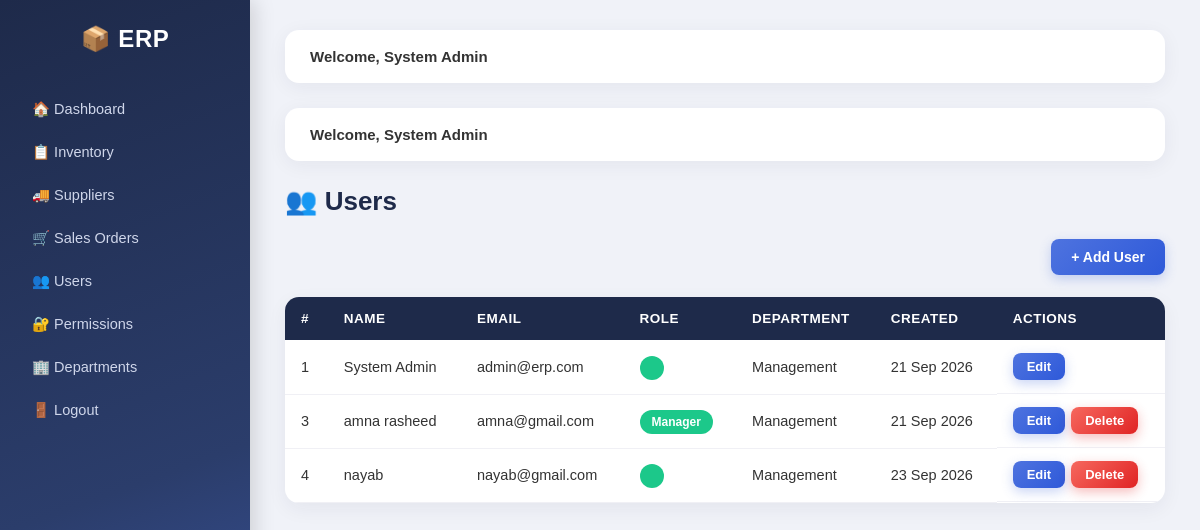
Screenshot of /users/index.php (signed in) with the database file from the repository.
### tables this page shows
CREATE TABLE `users` (
  `id` int(11) NOT NULL,
  `full_name` varchar(100) NOT NULL,
  `email` varchar(100) NOT NULL,
  `password` varchar(255) NOT NULL,
  `role_id` int(11) NOT NULL,
  `department_id` int(11) DEFAULT NULL,
  `created_at` timestamp NOT NULL DEFAULT current_timestamp()
);

CREATE TABLE `departments` (
  `id` int(11) NOT NULL,
  `name` varchar(100) NOT NULL
);

CREATE TABLE `roles` (
  `id` int(11) NOT NULL,
  `role_name` varchar(50) NOT NULL
);

### includes/auth.php (called while the page is built, shortened)
<?php
require_once __DIR__ . '/../config/db.php';
function can($module, $action) {
    global $pdo;
    $col = 'can_' . $action;
    $stmt = $pdo->prepare("SELECT $col FROM permissions WHERE role_id=? AND module=?");
    $stmt->execute([$_SESSION['role_id'], $module]);
    return (bool) $stmt->fetchColumn();
}

### users/index.php (the view, shortened to what this page needs)
<?php
require '../includes/auth.php';
$rows = $pdo->query("
  SELECT u.*, r.role_name, d.name AS department
  FROM users u
  LEFT JOIN roles r ON u.role_id = r.id
  LEFT JOIN departments d ON u.department_id = d.id
  ORDER BY u.id")->fetchAll(PDO::FETCH_ASSOC);
require '../includes/header.php';
?>
<h1>👥 Users</h1>
<div class="toolbar">
  <?php if (can('users', 'add')): ?><a class="btn" href="form.php">+ Add User</a><?php endif; ?>
</div>
<table>
  <tr><th>#</th><th>Name</th><th>Email</th><th>Role</th><th>Department</th><th>Created</th><th>Actions</th></tr>
  <?php foreach ($rows as $r): ?>
  <tr>
    <td><?= $r['id'] ?></td>
    <td><?= htmlspecialchars($r['full_name']) ?></td>
    <td><?= htmlspecialchars($r['email']) ?></td>
    <td><span class="badge green"><?= htmlspecialchars($r['role_name']) ?></span></td>
    <td><?= htmlspecialchars($r['department'] ?? '-') ?></td>
    <td><?= date('d M Y', strtotime($r['created_at'])) ?></td>
    <td class="actions">
      <?php if (can('users', 'edit')): ?><a class="btn small" href="form.php?id=<?= $r['id'] ?>">Edit</a><?php endif; ?>
      <?php if (can('users', 'delete') && $r['id'] != $_SESSION['user_id']): ?>
      <form method="POST" action="delete.php" onsubmit="return confirm('Delete this user?')">
        <button class="btn small danger">Delete</button>
      </form>
      <?php endif; ?>
    </td>
  </tr>
  <?php endforeach; ?>
</table>
<?php require '../includes/footer.php'; ?>

### assets/css/style.css (style rules this page uses)
* { margin:0; padding:0; box-sizing:border-box; }
body { font-family:'Poppins', sans-serif; background:#f0f2f8; display:flex; min-height:100vh; color:#333; }
.green { background:linear-gradient(135deg,#1cc88a,#0f9d6e) }
table { width:100%; border-collapse:collapse; background:#fff; border-radius:14px; overflow:hidden; box-shadow:0 6px 20px rgba(30,42,74,.06); }
th { background:#1e2a4a; color:#fff; padding:14px 16px; text-align:left; font-weight:600; font-size:13.5px; text-transform:uppercase; letter-spacing:.5px; }
td { padding:13px 16px; border-bottom:1px solid #f0f0f5; font-size:14.5px; }
tbody tr { transition:background .2s ease; }
.btn { display:inline-block; padding:10px 20px; background:linear-gradient(135deg,#4e73df,#2e59d9); color:#fff; border:none; border-radius:8px; text-decoration:none; cursor:pointer; font-family:inherit; font-weight:600; font-size:14px; transition:all .25s ease; box-shadow:0 4px 12px rgba(78,115,223,.3); }
.btn.danger { background:linear-gradient(135deg,#f6685e,#e02424); box-shadow:0 4px 12px rgba(224,36,36,.3); }
.btn.small { padding:6px 14px; font-size:13px; }
.toolbar { display:flex; justify-content:space-between; align-items:center; margin-bottom:22px; gap:10px; flex-wrap:wrap; }
.badge { padding:5px 12px; border-radius:20px; font-size:12px; font-weight:600; color:#fff; }
.badge.green { background:#1cc88a; }
.actions { display:flex; gap:6px; }
.actions form { margin:0; }
h1 { margin-bottom:22px; color:#1e2a4a; font-weight:700; font-size:26px; }

### rows the page displays
users: id "1", full_name "System Admin", email "admin@erp.com", department.name "Management", created_at "21 Sep 2026"
users: id "3", full_name "amna rasheed", email "amna@gmail.com", role.role_name "Manager", department.name "Management", created_at "21 Sep 2026"
users: id "4", full_name "nayab", email "nayab@gmail.com", department.name "Management", created_at "23 Sep 2026"

### other values shown
$_SESSION['full_name'] "System Admin"
